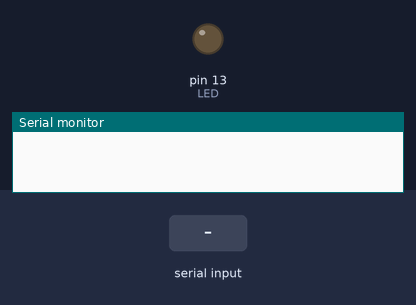
Simulated run of this sketch. Board: Arduino Uno, built with avr-gcc and run on an emulated ATmega328P. On the bench: output pins drawn as LEDs (lit = HIGH), the last lines printed to the serial monitor. Inputs (shaded band) come from the test bench.

Above: at 1.2 s.
1.3 s: "H" received over Serial
At 1.6 s:
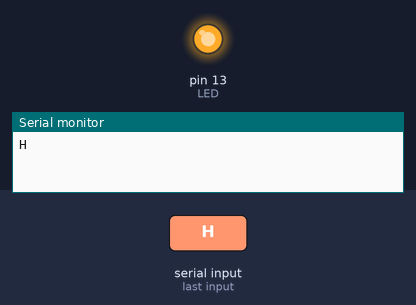
4.3 s: "L" received over Serial
At 5.3 s:
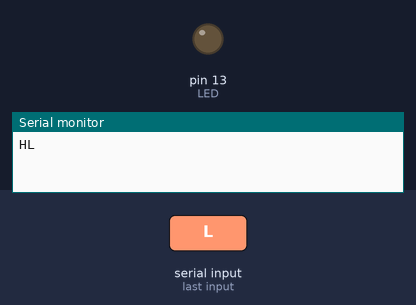
Timing chart, 0 to 7.3 s (numbered marks = the images above; inputs shaded):
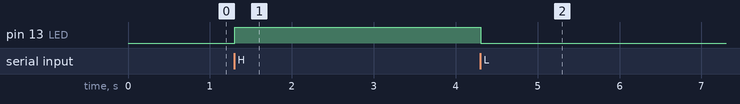

Measured:
- after the input at 1.3 s, pin 13 (LED): LOW → HIGH at once
- after the input at 4.3 s, pin 13 (LED): HIGH → LOW at once

The sketch:

arduinoSoftware.ino
```cpp
char character;
const int LED = 13;


void setup() {

  pinMode(LED, OUTPUT);
  Serial.begin(9600);
}


void loop() {

  if(Serial.available()){

    character = Serial.read();
    Serial.print(character);
  }

  if(character == 'H' || character == 'h')
    digitalWrite(LED, HIGH);
  else if(character == 'L' || character == 'l')
    digitalWrite(LED, LOW);

  delay(10);
}
```
